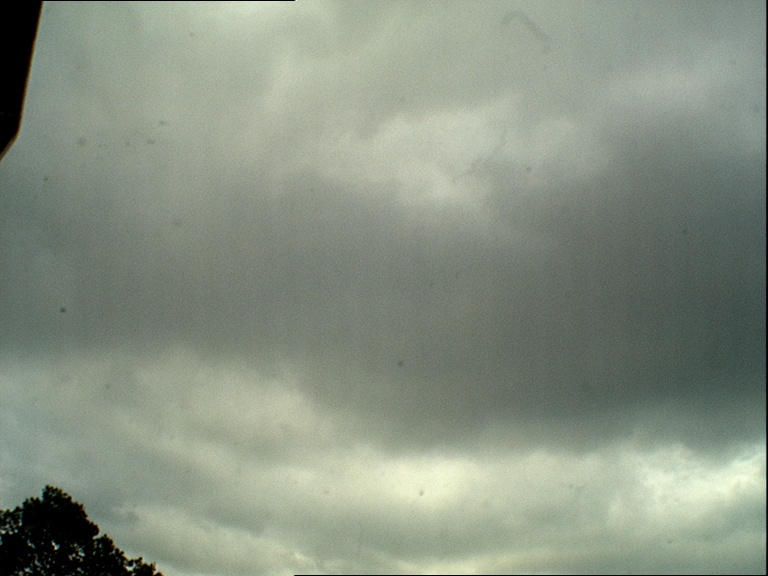
#> input picture images/0606163.jpg, 768 x 576 px
$ python find-cloud.py images/0606163.jpg
#> lines starting #> are read from the running program, lines starting #| are printed output that depends on the picture
#!/usr/bin/env python
#------------------------------------------------------------------------------
# PURPOSE:
'''
Identify parts of sky which are clear and cloudy. The clouds ranging from white
to grey are identified and coloured in yellow.
'''
# USE:
'''
To run the program in cmd/terminal type: python find-cloud.py cloudpix/*.jpg
or python find-cloud.py image.jpg
'''
# PROGRAM:
'''
Takes image input and is stored as BGR pixels by OpenCV, which is converted to
HSV from BGR. The HSV image pixel values are passed to hsvCheck function and
stored in numpy array(data).  The array(data) is looped through to take each
HSV pixel, of which the hue, saturation and brighness are taken from the pixel
value. Then the program checks for saturation less than 41 and brightness more
than 35, to find the grey shades. if the pixel values matchs the set condition,
then the pixel value of BGR image is changed to yellow. After the whole image
processing is completed, the edited image and original image is shown using
numpy stack and OpenCV imshow.
'''
# CODE DEFINITIONS:
'''
-cv2.cvtColor: change defualt BGR to GREYSCALE or HSV.
-numpy.copy: copies array
-numpy.asarray: input data in any form and convert to an array.
-numpy.hstack: stacks array in sequence horizontally.
-cv2.imshow: display image in a window
'''
#MODIFY
'''
Modifying the code is not recommended, but if wishes to make changes to
find grey levels, a basic level of HSV knowledge is required and in line 68,
the user may change the saturation and brightness condition values and may add
hue to the condition, which is already declared in the line above.
'''
#RESTRICTIONS
'''
Need to use MacOS or Linux, with Python 2 and OpenCV 3 installed.
Images need to contain grey-white clouds within sky.
'''
# REFERENCES:
'''
Summarize.py lecture python code by Dr Adrian Clark
https://www.pyimagesearch.com/2014/08/04/opencv-python-color-detection/ :Show
two images side by side
#http://colorizer.org/ :Used to work out grey values of RGB and HSV
'''
#------------------------------------------------------------------------------
import sys, cv2, numpy, pylab

#------------------------------------------------------------------------------
# Routines.
#------------------------------------------------------------------------------

# Processing image to find grey pixels
def hsvCheck(img, hsv):
    # store HSV pixels in array
    data = numpy.asarray(hsv)

    # BGR pixels to yellow if saturation and brightness condition is true
    for i in range(len(data)):
        for j in range(len(data[0])):
            hue,saturation,brightness = data[i,j]
            if saturation <= 41 and brightness > 35:
               img[i,j] = [0,255,255]

#------------------------------------------------------------------------------
# Main program.
#------------------------------------------------------------------------------

# Ensure the command line is sensible.
if len (sys.argv) < 2:
    print >>sys.stderr, "Usage:", sys.argv[0], "<image>..."
    sys.exit (1)

# Process and show the files given on the command line.
for fn in sys.argv[1:]:
    # Read image, make copy of image and convert to HSV and pass HSV image to
    # hsvCheck to process
    im = cv2.imread (fn)
#> im is the input picture: shape (576, 768, 3); mean B, G, R 130.8, 145.6, 136.3
    imy = numpy.copy(im)
    hsv = cv2.cvtColor(im, cv2.COLOR_BGR2HSV)
#> hsv: shape (576, 768, 3); mean H, S, V 51.4, 31.4, 145.7
    hsvCheck(im, hsv)
#> after the loop in hsvCheck, `for i in range(len(data)):`:
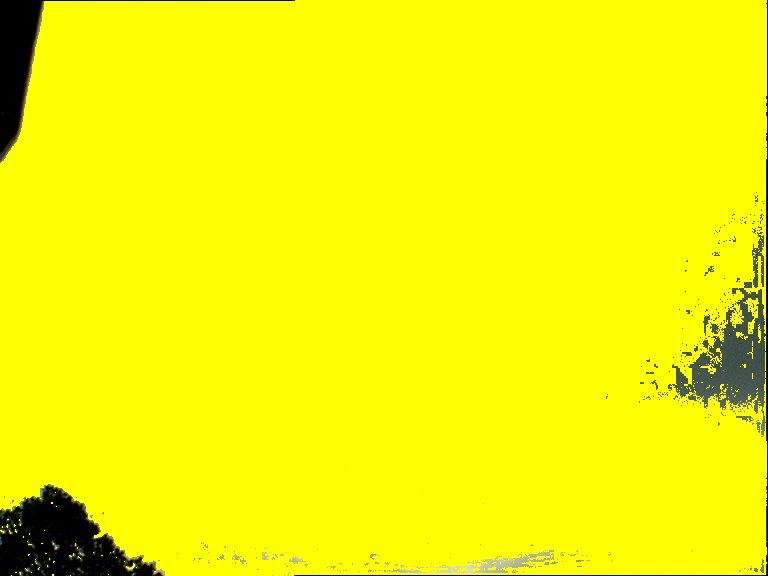
#> img: shape (576, 768, 3); mean B, G, R 2.1, 243.9, 243.6

    # Display copied image and edited image for 2 seconds
    cv2.imshow (fn, numpy.hstack([im,imy]))
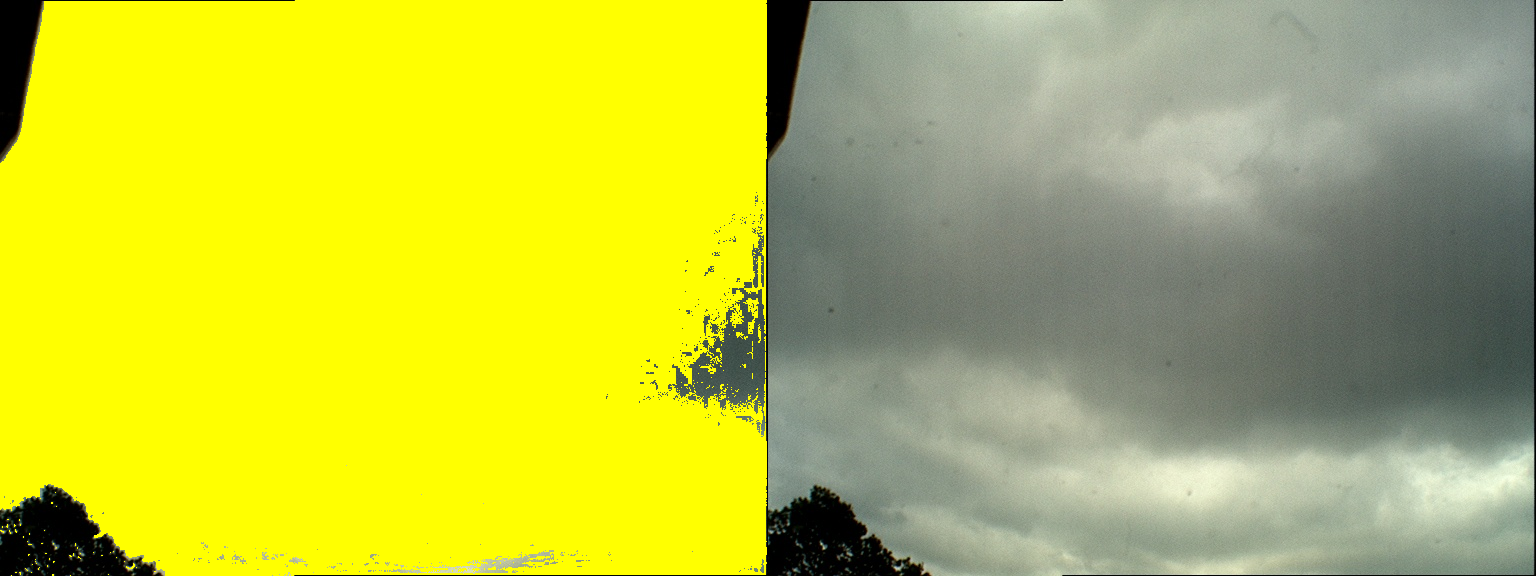
#> window 'images/0606163.jpg': shape (576, 1536, 3); mean B, G, R 66.5, 194.8, 189.9
    cv2.moveWindow(fn, 0,0)
    cv2.waitKey (2000)
    cv2.destroyWindow (fn)

#------------------------------------------------------------------------------
# END OF find-cloud.py
#------------------------------------------------------------------------------

$ run again, on images/0606237.jpg
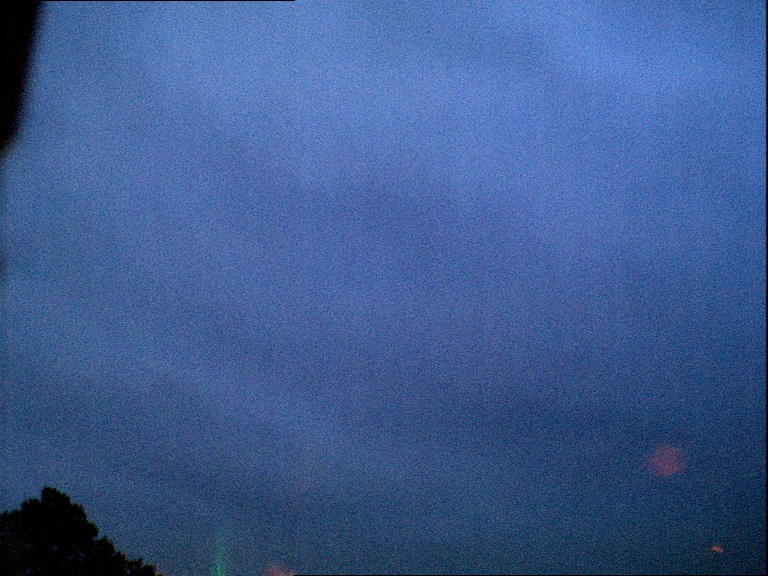
#> input picture images/0606237.jpg, 768 x 576 px
#> im is the input picture: shape (576, 768, 3); mean B, G, R 144.1, 90.9, 61.3
#> hsv: shape (576, 768, 3); mean H, S, V 107.8, 150.4, 144.1
#> `cv2.imshow (fn, numpy.hstack([im,imy]))`:
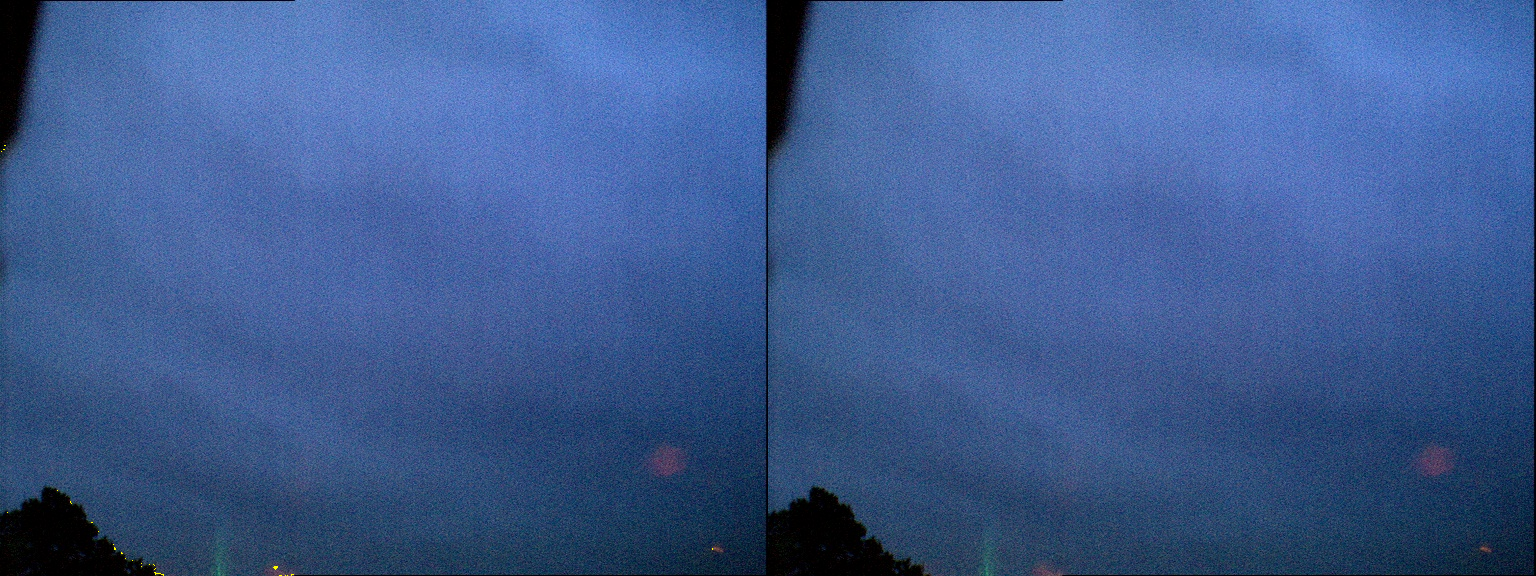
#> window 'images/0606237.jpg': shape (576, 1536, 3); mean B, G, R 144.1, 90.9, 61.3

$ run again, on images/0610133.jpg
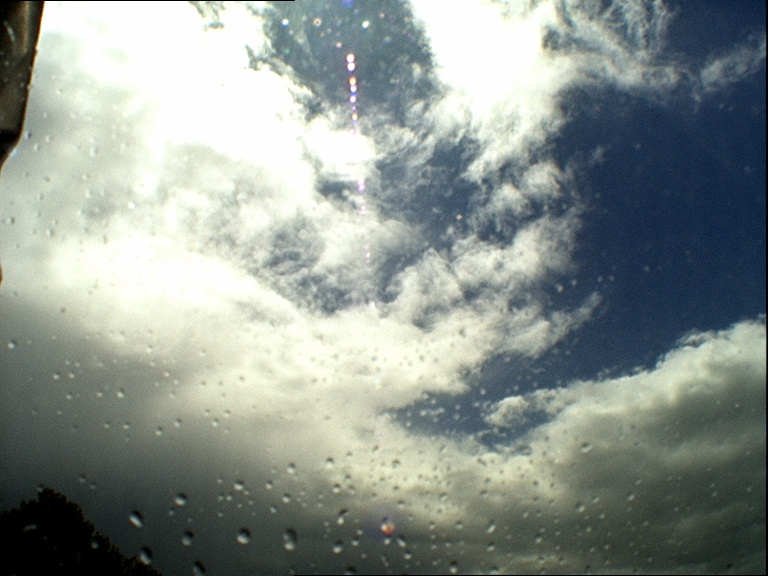
#> input picture images/0610133.jpg, 768 x 576 px
#> im is the input picture: shape (576, 768, 3); mean B, G, R 142.1, 147.6, 139.1
#> hsv: shape (576, 768, 3); mean H, S, V 58.8, 45.6, 151.6
#> after the loop in hsvCheck, `for i in range(len(data)):`:
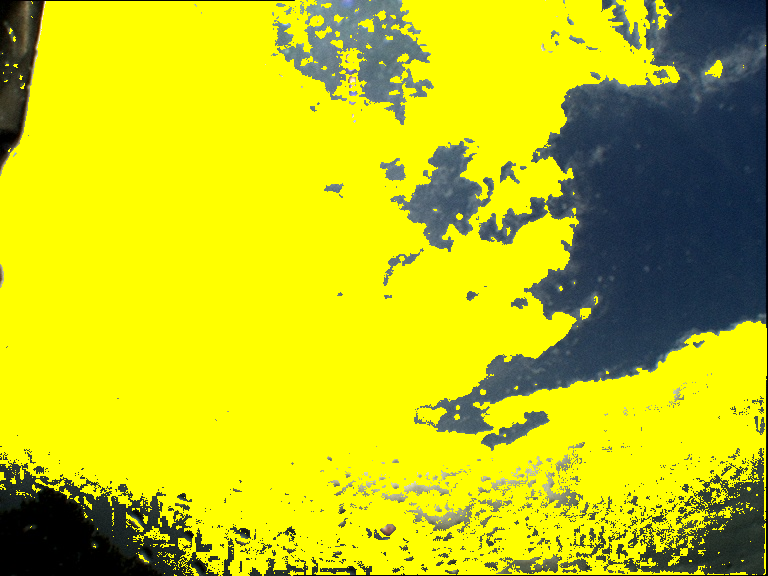
#> img: shape (576, 768, 3); mean B, G, R 22.5, 199.3, 195
#> `cv2.imshow (fn, numpy.hstack([im,imy]))`:
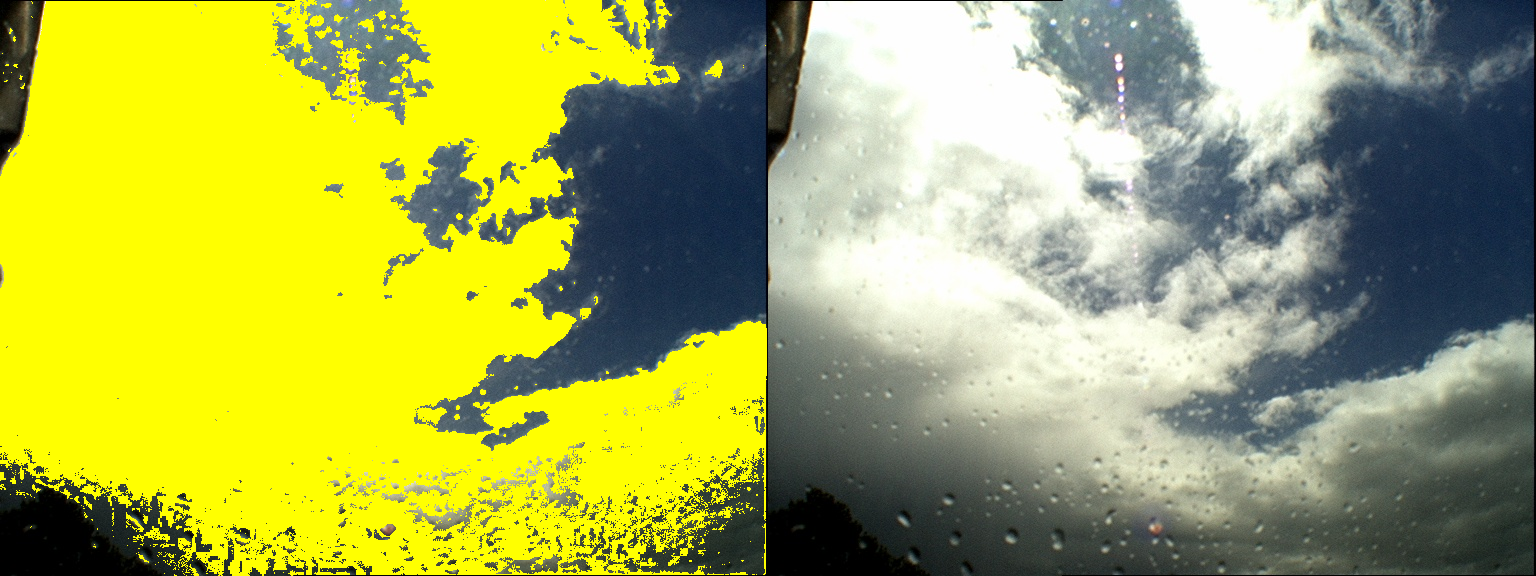
#> window 'images/0610133.jpg': shape (576, 1536, 3); mean B, G, R 82.3, 173.4, 167.1

$ run again, on images/0610134.jpg
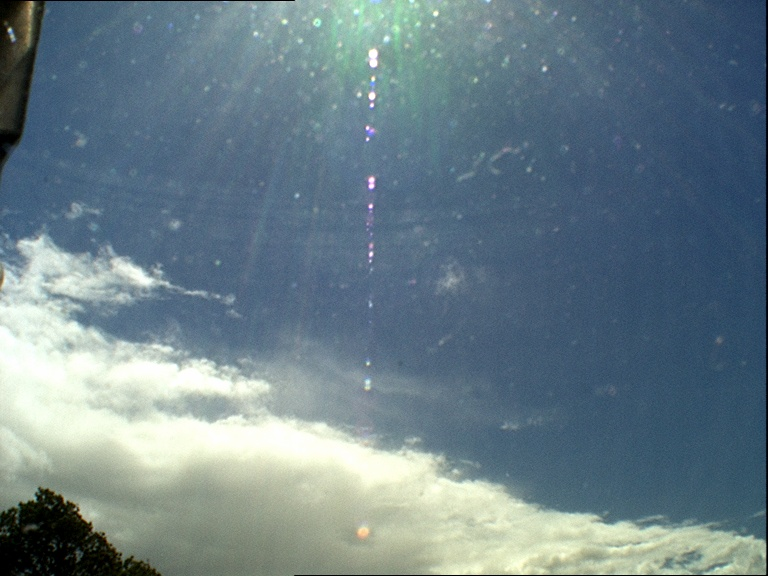
#> input picture images/0610134.jpg, 768 x 576 px
#> im is the input picture: shape (576, 768, 3); mean B, G, R 136, 127, 106.6
#> hsv: shape (576, 768, 3); mean H, S, V 87.3, 80, 141.4
#> after the loop in hsvCheck, `for i in range(len(data)):`:
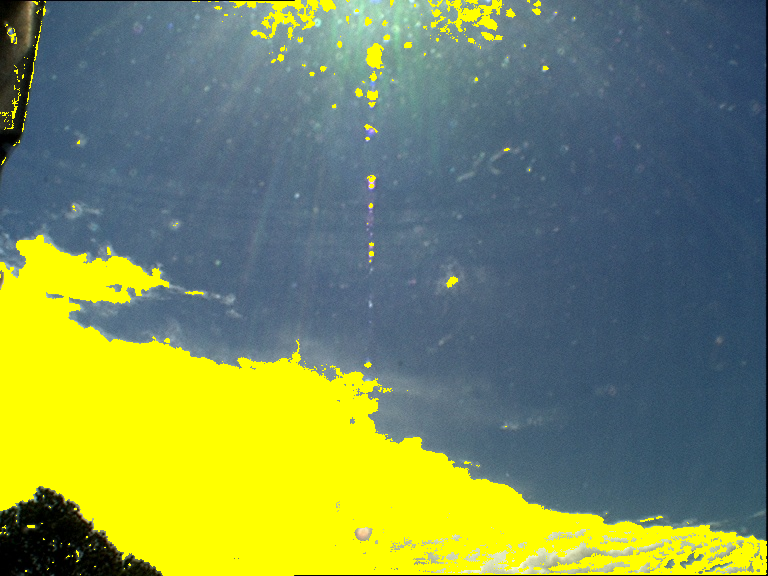
#> img: shape (576, 768, 3); mean B, G, R 89.4, 141.5, 123.7
#> `cv2.imshow (fn, numpy.hstack([im,imy]))`:
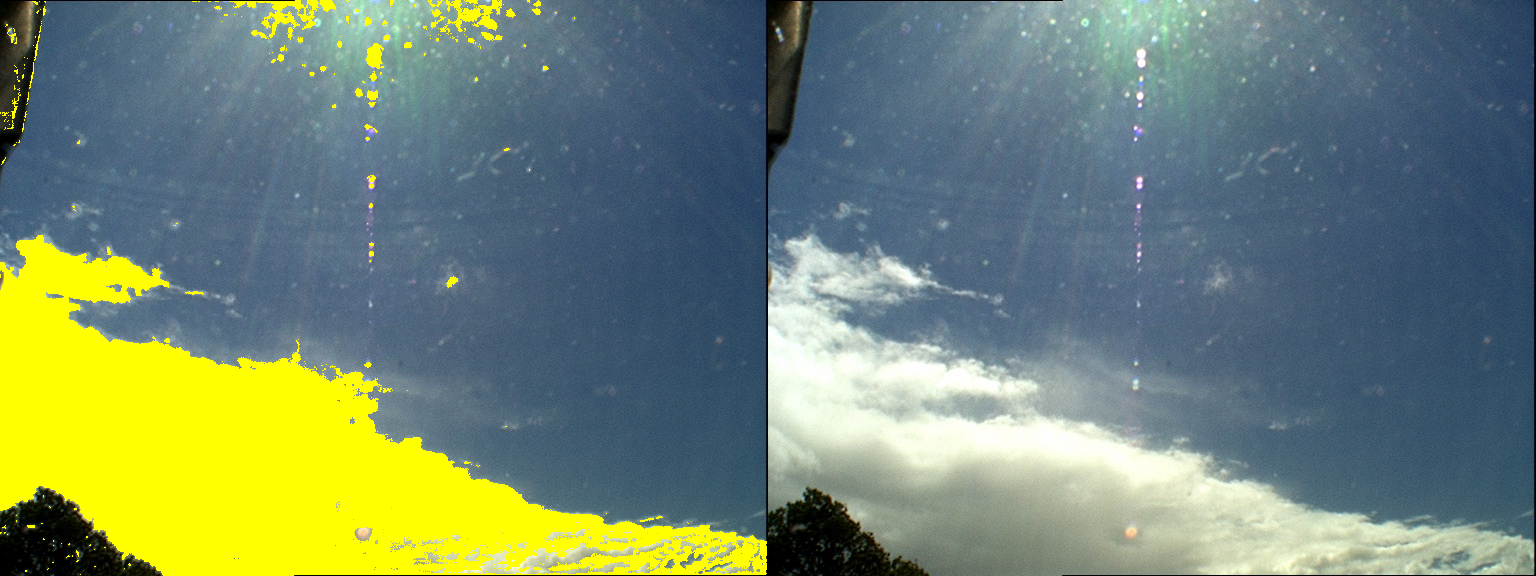
#> window 'images/0610134.jpg': shape (576, 1536, 3); mean B, G, R 112.7, 134.2, 115.1
